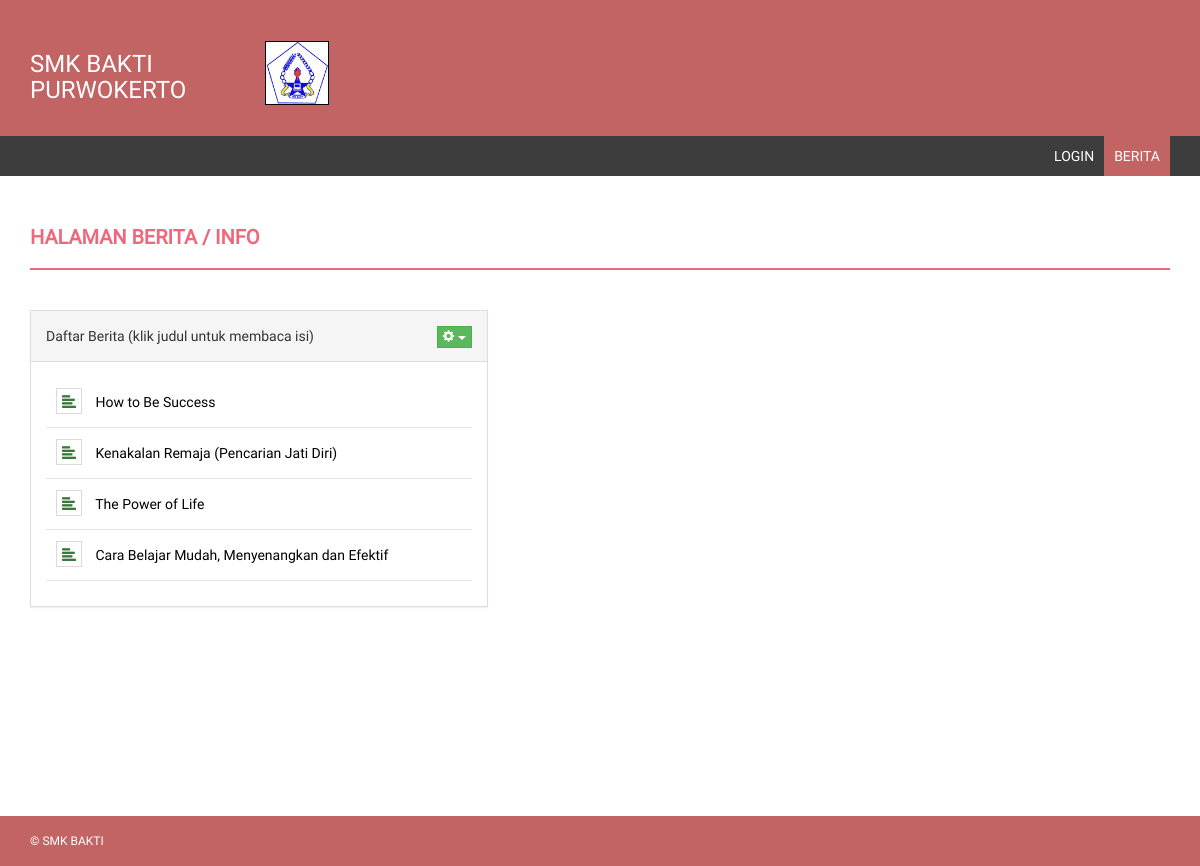
/?page=berita, run on an earlier commit of the app's database.
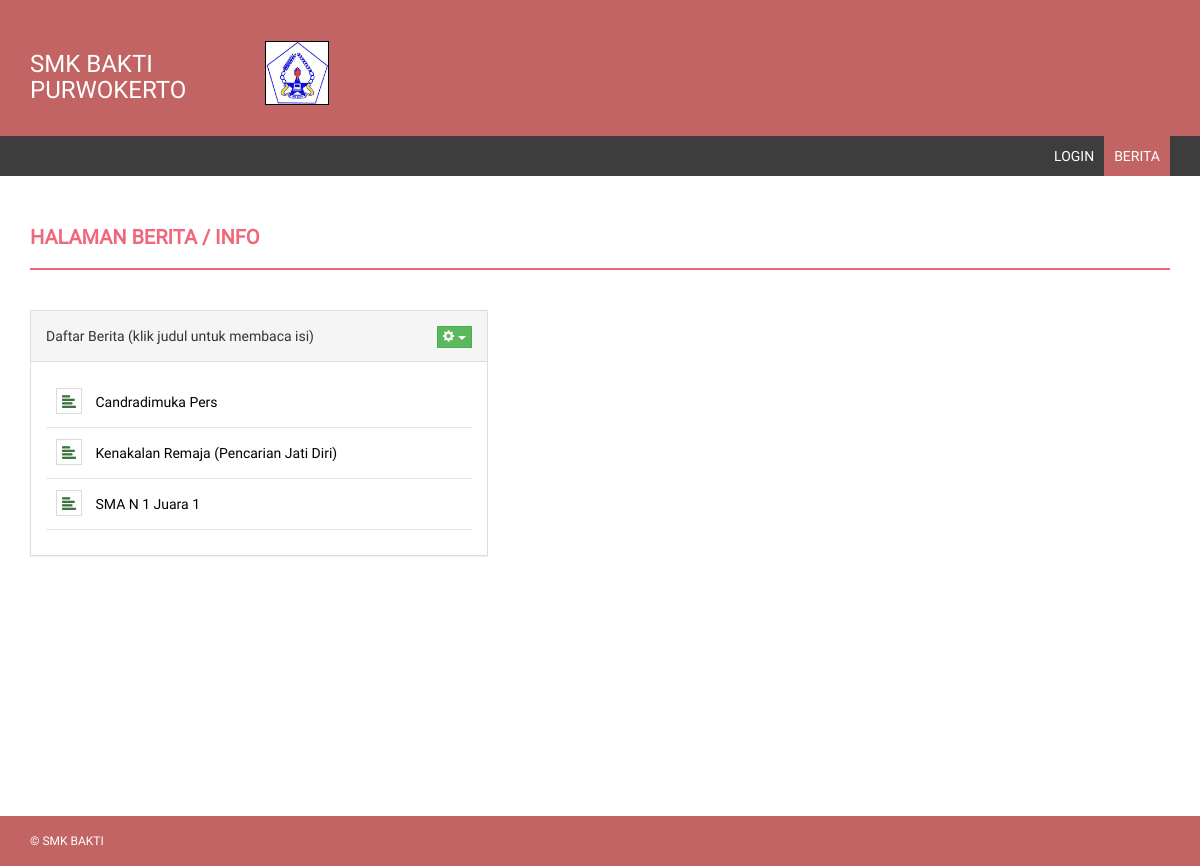
And on a later commit of the database.
### tables this page shows
CREATE TABLE `tb_berita` (
  `id_berita` int(11) NOT NULL,
  `judul` text NOT NULL,
  `isi` longtext NOT NULL,
  `tgl_posting` date NOT NULL,
  `penerbit` varchar(10) NOT NULL,
  `status` enum('aktif','tidak aktif') NOT NULL
);

### inc/berita.php (the view, shortened to what this page needs)
<div class="row">
    <div class="col-md-12">
        <h4 class="page-head-line">Halaman Berita / Info</h4>
    </div>
</div>
<div class="row">
    <div class="col-md-5">
        <div class="notice-board">
            <div class="panel panel-default">
                <div class="panel-heading">
                    Daftar Berita (klik judul untuk membaca isi)
                    <div class="pull-right" >
                        <div class="dropdown">
                          <button class="btn btn-success dropdown-toggle btn-xs" type="button" id="dropdownMenu1" data-toggle="dropdown" aria-expanded="true">
                            <span class="glyphicon glyphicon-cog"></span>
                            <span class="caret"></span>
                          </button>
                        </div>
                    </div>
                </div>
                <div class="panel-body">
                    <ul>
                        <?php
                        $sql_berita = mysqli_query($db, "SELECT * FROM tb_berita WHERE status = 'aktif' ORDER BY tgl_posting DESC LIMIT 0, 4") or die($db->error);
                        while($data_berita = mysqli_fetch_array($sql_berita)) { ?>
                          <li>
                              <?php
                              if(@$_GET['hal'] == 'daftar') { ?>
                                <a href="?hal=daftar&page=berita&action=detail&id_berita=<?php echo $data_berita['id_berita']; ?>">
                                <?php
                              } else { ?>
                                <a href="?page=berita&action=detail&id_berita=<?php echo $data_berita['id_berita']; ?>">
                                <?php
                              } ?>
                               <span class="glyphicon glyphicon-align-left text-success" ></span>
                                <?php echo $data_berita['judul']; ?> &nbsp;
                              </a>
                          </li>
                        <?php
                        } ?>
                    </ul>
                </div>
            </div>
        </div>
    </div>
</div>

What changed in the data, as far as the page shows it:
removed tb_berita: judul "How to Be Success"
removed tb_berita: judul "The Power of Life"
removed tb_berita: judul "Cara Belajar Mudah, Menyenangkan dan Efektif"
added tb_berita: judul "Candradimuka Pers"
added tb_berita: judul "SMA N 1 Juara 1"
